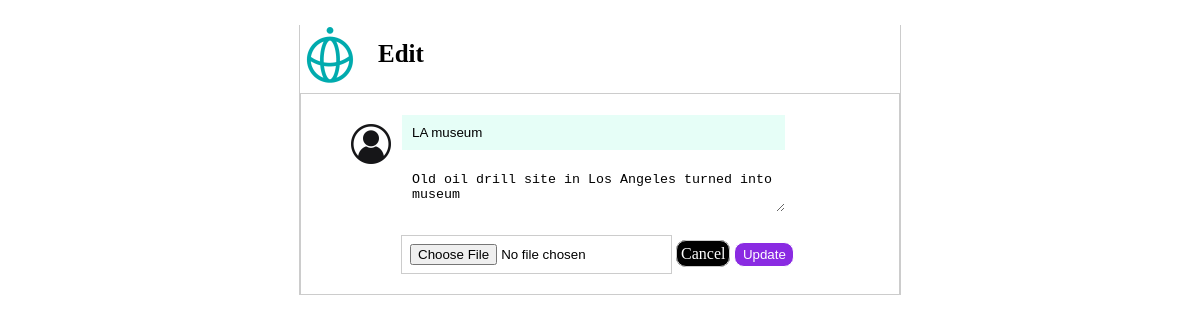
The page /edit/3/ on the database its author committed.
### posts/models.py (models this page shows)
class Post(models.Model):
    class Meta(object):
        db_table = 'post'
    name = models.CharField(
        'Name', blank=False, null=False, max_length=14, db_index=True, default='Anonymous'
    )
    body= models.CharField(
        'body', blank=True, null=True, max_length=140, db_index=True
    )
    created_at = models.DateTimeField(
        'created Datetime', blank=True, auto_now_add=True,
    )
    like_count = models.PositiveIntegerField(
       'Like Count',default=0, null=True, blank=True
    )
    image= CloudinaryField('image', blank=True, db_index=True  )

### posts/views.py (the view, shortened to what this page needs)
# urls.py: path('edit/<int:post_id>/', views.edit, name='edit'),
def edit(request, post_id):
    posts = Post.objects.get(id=post_id)
    if request.method == 'GET':
        posts=Post.objects.get(id=post_id)
        return render(request, "edit.html", {"posts":posts})

### templates/edit.html (shortened to what this page needs)
{% extends "base.html" %} {% block content %} {% load static %}
<section class="content">
  <section class="header">
    <div class="Head">
      <img src="{% static 'img/techis-logo.png' %}" />
      <h1>Edit</h1>
    </div>
  </section>
  <section class="content">
    <section class="post_form">
      <form
        action="/edit/{{posts.id}}/"
        method="POST"
        enctype="multipart/form-data"
      >
        <div class="logo">
          <img src="{% static 'img/user.jpg' %}" />
        </div>
        <input class="name" type="text" name="name" value="{{ posts.name}}" />
        <textarea name="body" placeholder="Whats happening?" required>
{{ posts.body}}</textarea
        >
        <br /><br />
        <input
          type="file"
          name="image"
          class="file"
          value="{{post.image.url}}"
        />
         <a href ="/" class="cancel" >Cancel</a>
        <button class="update" type="submit">Update</button>
      </form>
    </section>
  </section>
  {% endblock %}

### static/css/style.css (style rules this page uses)
body { height: 100%; }
section.content { max-width: 600px; height: 100%; margin: 0 auto; border-left: 1px solid #ccc; border-right: 1px solid #ccc; }
.post_form { padding: 20px 40px; border-bottom: 1px solid #ccc; }
.post_form .name { width: 70%; margin-bottom: 10px; padding: 10px; border: 1px solid white; background: #e6fef7; }
.post_form textarea { width: 70%; padding: 10px; border: 1px solid white; }
.post_form .file { border: 1px solid #ccc; padding: 8px; margin-left: 60px; }
.Head img { width: 60px; float: left; }
h1 { position: relative; left: 3%; font-size: 25px; padding-top: 15px; }
section.header { border-bottom: 1px solid #ccc; }
.logo img { width: 60px; float: left; }
button { background-color: blueviolet; color: white; padding: 4px; width: 60px; border-radius: 10px; border: 1px solid white; }
.cancel { background-color: black; border: 1px solid #ccc; color: white; padding: 4px; width: 60px; border-radius: 10px; text-decoration: none; }
input[type="file"] { border: 1px solid #ccc; padding: 8px; margin-left: 4px; }

### rows shown on the page
Post: name "LA museum", body "Old oil drill site in Los Angeles turned into museum"
